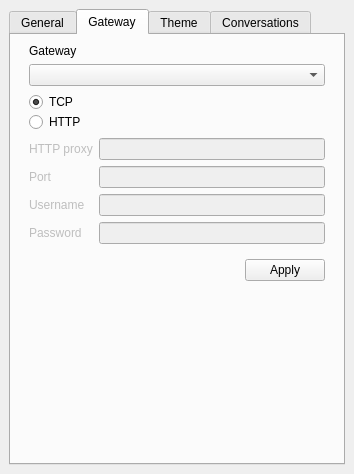
<?xml version="1.0" encoding="UTF-8"?>
<ui version="4.0">
 <class>OptionsDockWidget</class>
 <widget class="QDockWidget" name="OptionsDockWidget">
  <property name="geometry">
   <rect>
    <x>0</x>
    <y>0</y>
    <width>354</width>
    <height>474</height>
   </rect>
  </property>
  <property name="windowTitle">
   <string>Options</string>
  </property>
  <widget class="QWidget" name="dockWidgetContents">
   <layout class="QHBoxLayout" name="horizontalLayout">
    <item>
     <widget class="QTabWidget" name="tabWidget">
      <property name="currentIndex">
       <number>1</number>
      </property>
      <widget class="QWidget" name="generalTab">
       <attribute name="title">
        <string>General</string>
       </attribute>
       <layout class="QVBoxLayout" name="verticalLayout_4">
        <item>
         <widget class="QWidget" name="generalWidget" native="true">
          <layout class="QVBoxLayout" name="verticalLayout_8">
           <property name="margin">
            <number>0</number>
           </property>
           <item>
            <widget class="QCheckBox" name="autoLoginCheckBox">
             <property name="text">
              <string>AutoLogin</string>
             </property>
             <property name="checked">
              <bool>true</bool>
             </property>
            </widget>
           </item>
           <item>
            <widget class="QCheckBox" name="hideOfflineCheckBox">
             <property name="text">
              <string>Hide offline contacts</string>
             </property>
            </widget>
           </item>
           <item>
            <spacer name="verticalSpacer_2">
             <property name="orientation">
              <enum>Qt::Vertical</enum>
             </property>
             <property name="sizeHint" stdset="0">
              <size>
               <width>20</width>
               <height>40</height>
              </size>
             </property>
            </spacer>
           </item>
          </layout>
         </widget>
        </item>
       </layout>
      </widget>
      <widget class="QWidget" name="gatewayTab">
       <attribute name="title">
        <string>Gateway</string>
       </attribute>
       <layout class="QVBoxLayout" name="verticalLayout">
        <item>
         <widget class="QWidget" name="gatewayWidget" native="true">
          <layout class="QVBoxLayout" name="verticalLayout_7">
           <property name="margin">
            <number>0</number>
           </property>
           <item>
            <widget class="QWidget" name="widget_2" native="true">
             <layout class="QVBoxLayout" name="verticalLayout_6">
              <property name="topMargin">
               <number>0</number>
              </property>
              <property name="bottomMargin">
               <number>0</number>
              </property>
              <item>
               <widget class="QLabel" name="label_2">
                <property name="text">
                 <string>Gateway</string>
                </property>
               </widget>
              </item>
              <item>
               <widget class="QComboBox" name="gatewayComboBox"/>
              </item>
             </layout>
            </widget>
           </item>
           <item>
            <widget class="QWidget" name="widget_8" native="true">
             <layout class="QVBoxLayout" name="verticalLayout_2">
              <property name="spacing">
               <number>0</number>
              </property>
              <property name="topMargin">
               <number>0</number>
              </property>
              <property name="bottomMargin">
               <number>0</number>
              </property>
              <item>
               <widget class="QRadioButton" name="tcpRadioButton">
                <property name="text">
                 <string>TCP</string>
                </property>
                <property name="checked">
                 <bool>true</bool>
                </property>
               </widget>
              </item>
              <item>
               <widget class="QRadioButton" name="httpRadioButton">
                <property name="text">
                 <string>HTTP</string>
                </property>
               </widget>
              </item>
             </layout>
            </widget>
           </item>
           <item>
            <widget class="QWidget" name="httpWidget" native="true">
             <property name="enabled">
              <bool>false</bool>
             </property>
             <layout class="QGridLayout" name="gridLayout">
              <property name="topMargin">
               <number>0</number>
              </property>
              <property name="bottomMargin">
               <number>0</number>
              </property>
              <item row="0" column="0">
               <widget class="QLabel" name="httpProxyLabel">
                <property name="text">
                 <string>HTTP proxy</string>
                </property>
               </widget>
              </item>
              <item row="0" column="1">
               <widget class="QLineEdit" name="httpProxyLineEdit"/>
              </item>
              <item row="1" column="0">
               <widget class="QLabel" name="label">
                <property name="text">
                 <string>Port</string>
                </property>
               </widget>
              </item>
              <item row="1" column="1">
               <widget class="QLineEdit" name="portLineEdit"/>
              </item>
              <item row="2" column="0">
               <widget class="QLabel" name="usernameLabel">
                <property name="text">
                 <string>Username</string>
                </property>
               </widget>
              </item>
              <item row="2" column="1">
               <widget class="QLineEdit" name="usernameLineEdit"/>
              </item>
              <item row="3" column="0">
               <widget class="QLabel" name="passwordLabel">
                <property name="text">
                 <string>Password</string>
                </property>
               </widget>
              </item>
              <item row="3" column="1">
               <widget class="QLineEdit" name="passwordLineEdit"/>
              </item>
             </layout>
            </widget>
           </item>
           <item>
            <widget class="QWidget" name="widget_5" native="true">
             <layout class="QHBoxLayout" name="horizontalLayout_7">
              <item>
               <spacer name="horizontalSpacer_2">
                <property name="orientation">
                 <enum>Qt::Horizontal</enum>
                </property>
                <property name="sizeHint" stdset="0">
                 <size>
                  <width>40</width>
                  <height>20</height>
                 </size>
                </property>
               </spacer>
              </item>
              <item>
               <widget class="QPushButton" name="applyButton">
                <property name="text">
                 <string>Apply</string>
                </property>
               </widget>
              </item>
             </layout>
            </widget>
           </item>
           <item>
            <spacer name="verticalSpacer">
             <property name="orientation">
              <enum>Qt::Vertical</enum>
             </property>
             <property name="sizeHint" stdset="0">
              <size>
               <width>20</width>
               <height>40</height>
              </size>
             </property>
            </spacer>
           </item>
          </layout>
         </widget>
        </item>
       </layout>
      </widget>
      <widget class="QWidget" name="themeTab">
       <attribute name="title">
        <string>Theme</string>
       </attribute>
       <layout class="QVBoxLayout" name="verticalLayout_5">
        <item>
         <widget class="QWidget" name="themeWidget" native="true">
          <layout class="QVBoxLayout" name="verticalLayout_3">
           <property name="margin">
            <number>0</number>
           </property>
           <item>
            <widget class="QLabel" name="themeDirLabel">
             <property name="text">
              <string>Themes Directory</string>
             </property>
            </widget>
           </item>
           <item>
            <widget class="QWidget" name="widget_3" native="true">
             <layout class="QHBoxLayout" name="horizontalLayout_6">
              <property name="topMargin">
               <number>0</number>
              </property>
              <property name="bottomMargin">
               <number>0</number>
              </property>
              <item>
               <widget class="QLineEdit" name="directoryLineEdit"/>
              </item>
              <item>
               <widget class="QPushButton" name="themeOpenButton">
                <property name="text">
                 <string>Open</string>
                </property>
               </widget>
              </item>
             </layout>
            </widget>
           </item>
           <item>
            <widget class="QWidget" name="widget_7" native="true">
             <layout class="QHBoxLayout" name="horizontalLayout_2">
              <property name="topMargin">
               <number>0</number>
              </property>
              <property name="bottomMargin">
               <number>0</number>
              </property>
              <item>
               <widget class="QComboBox" name="themeComboBox"/>
              </item>
             </layout>
            </widget>
           </item>
           <item>
            <widget class="QWidget" name="widget" native="true">
             <layout class="QHBoxLayout" name="horizontalLayout_5">
              <item>
               <spacer name="horizontalSpacer">
                <property name="orientation">
                 <enum>Qt::Horizontal</enum>
                </property>
                <property name="sizeHint" stdset="0">
                 <size>
                  <width>40</width>
                  <height>20</height>
                 </size>
                </property>
               </spacer>
              </item>
              <item>
               <widget class="QPushButton" name="reloadButton">
                <property name="text">
                 <string>Reload Current Theme</string>
                </property>
               </widget>
              </item>
             </layout>
            </widget>
           </item>
           <item>
            <spacer name="verticalSpacer_3">
             <property name="orientation">
              <enum>Qt::Vertical</enum>
             </property>
             <property name="sizeHint" stdset="0">
              <size>
               <width>20</width>
               <height>40</height>
              </size>
             </property>
            </spacer>
           </item>
          </layout>
         </widget>
        </item>
       </layout>
      </widget>
      <widget class="QWidget" name="conversationsTab">
       <attribute name="title">
        <string>Conversations</string>
       </attribute>
       <layout class="QVBoxLayout" name="verticalLayout_9">
        <item>
         <widget class="QWidget" name="conversationsWidget" native="true">
          <layout class="QVBoxLayout" name="verticalLayout_10">
           <property name="leftMargin">
            <number>0</number>
           </property>
           <property name="topMargin">
            <number>0</number>
           </property>
           <property name="rightMargin">
            <number>0</number>
           </property>
           <property name="bottomMargin">
            <number>9</number>
           </property>
           <item>
            <widget class="QLabel" name="themeDirLabel_2">
             <property name="text">
              <string>Conversation Log directory</string>
             </property>
            </widget>
           </item>
           <item>
            <widget class="QWidget" name="widget_6" native="true">
             <layout class="QHBoxLayout" name="horizontalLayout_8">
              <property name="topMargin">
               <number>0</number>
              </property>
              <property name="bottomMargin">
               <number>0</number>
              </property>
              <item>
               <widget class="QLineEdit" name="conversationsLineEdit"/>
              </item>
              <item>
               <widget class="QPushButton" name="conversationsOpenButton">
                <property name="text">
                 <string>Open</string>
                </property>
               </widget>
              </item>
             </layout>
            </widget>
           </item>
           <item>
            <spacer name="verticalSpacer_4">
             <property name="orientation">
              <enum>Qt::Vertical</enum>
             </property>
             <property name="sizeHint" stdset="0">
              <size>
               <width>20</width>
               <height>40</height>
              </size>
             </property>
            </spacer>
           </item>
          </layout>
         </widget>
        </item>
       </layout>
      </widget>
     </widget>
    </item>
   </layout>
  </widget>
 </widget>
 <resources/>
 <connections/>
</ui>
